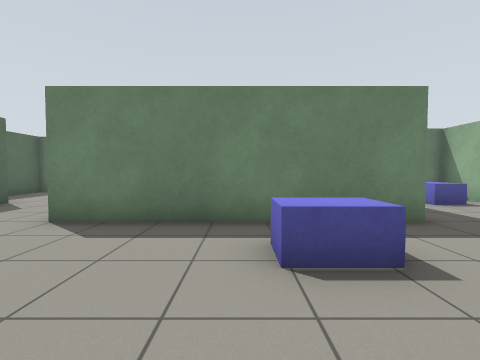
view 1 (above)

16 first-person views from a walk through a Gazebo world. The camera is 0.94 m above the floor, tilts 2° down and sees 90° across. The floor is counted in squares, 1 m on a side. Each view is taken from the middle of a square. On the plan, view 1 faces up. The plan holds only what a view shows up to about 10 squares ahead; the rest is blank.

view 2
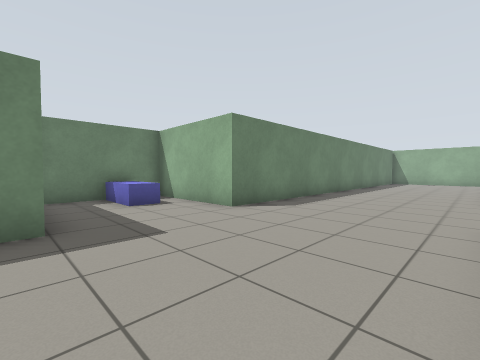

view 3
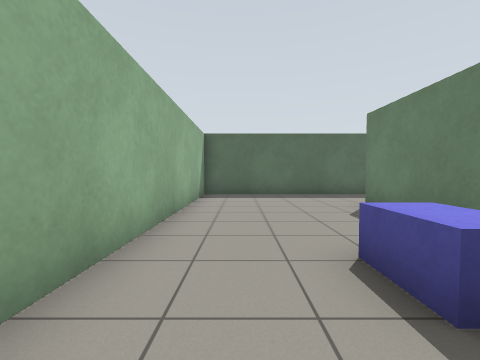

view 4
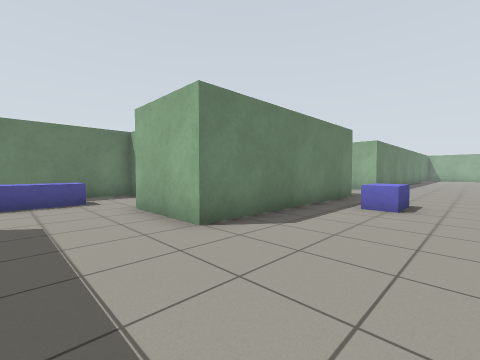

view 5
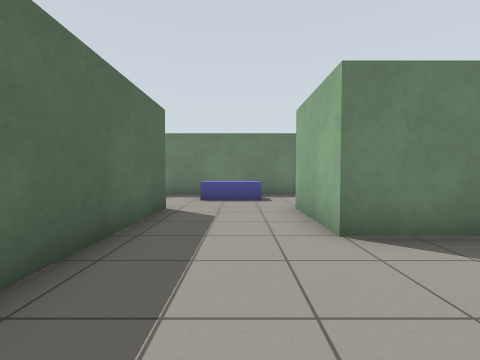

view 6
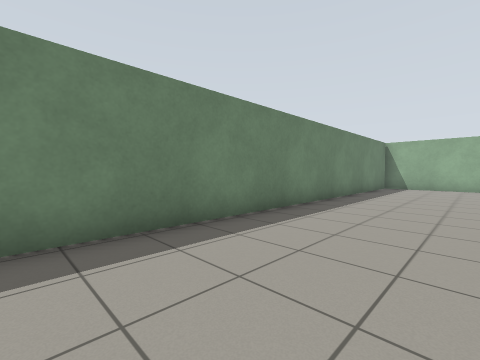

view 7
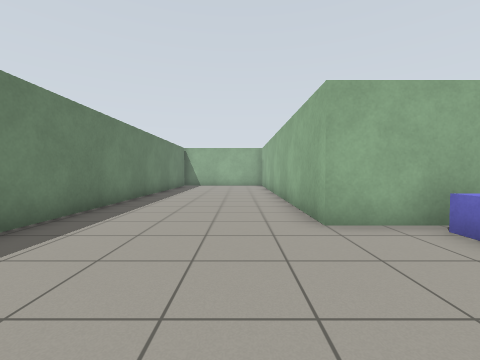

view 8
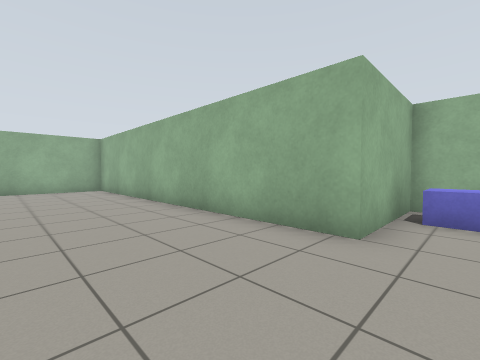

view 9
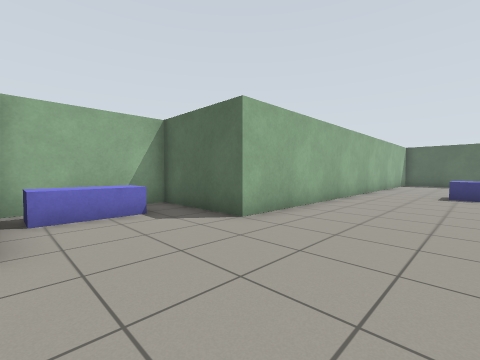

view 10
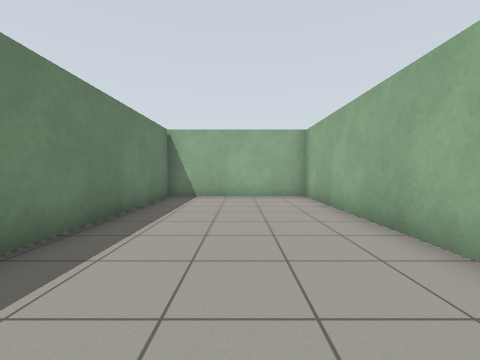

view 11
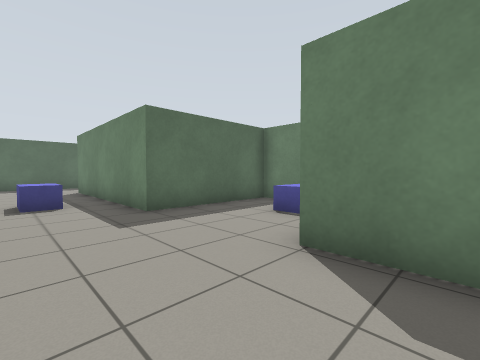

view 12
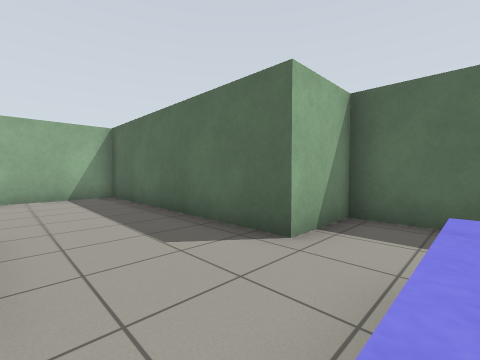

view 13
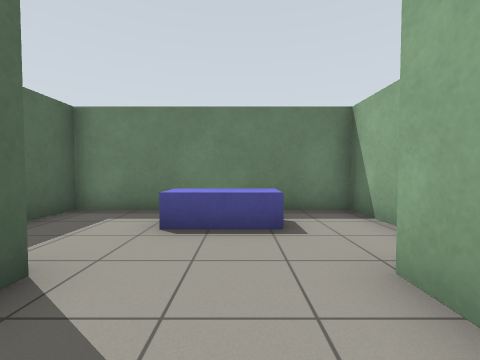

view 14
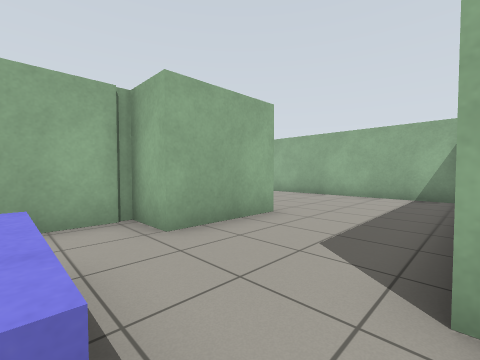

view 15
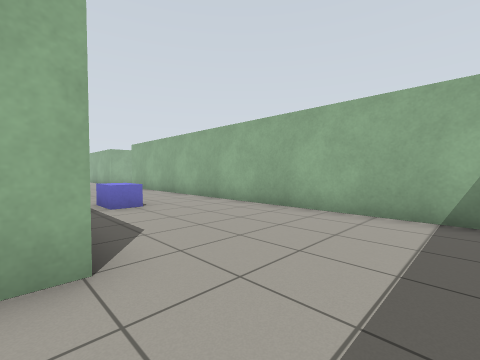

view 16
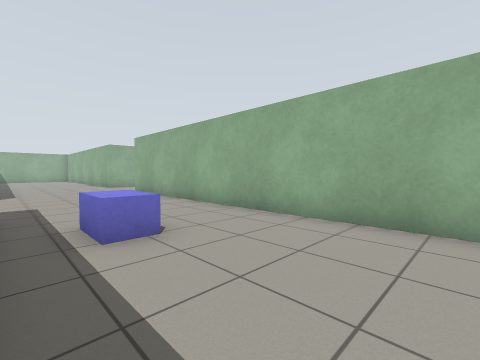

### Floor plan
Points are (right, up) in squares from view 1. A wall is a line through its corners. A room is listed if a view was taken in it or the views show most of it. See-through windows are left out.
Room 1 (views 1, 2, 3, 4, 5, 6, 7, 8, 9, 10, 11, 12, 13, 14, 15, 16)
walls: (7.4, 4.7) (7.4, 8.8) (3.4, 8.8) (3.4, 4.4) (-3.6, 4.4) (-3.6, 7.1) (-2.3, 7.1) (-2.3, 10.8) (-9, 10.8) (-9, 7.1) (-6.9, 7.1) (-6.9, -0.5) (8.4, -0.5) (8.4, -3.8) (12.1, -3.8) (12.1, -0.5) (24, -0.5) (24, 4.7) (7.4, 4.7)
objects: blue box (-6, 9) to (-5, 10); blue box (1, 3); blue box (6, 7) to (6, 8); blue box (10, -3) to (11, -2)

Where each view was taken, in squares from view 1:
view 1: 0 up, 0 right, facing up
view 2: 0 up, 3 right, facing up-right
view 3: 1 up, 3 right, facing left
view 4: 1 up, 6 left, facing up-right
view 5: 1 up, 5 left, facing up
view 6: 1 up, 9 right, facing up-right
view 7: 1 up, 8 right, facing right
view 8: 3 up, 11 right, facing down-right
view 9: 3 up, 12 right, facing down-left
view 10: 2 up, 15 right, facing right
view 11: 2 up, 9 right, facing up-left
view 12: 9 up, 4 left, facing down-left
view 13: 5 up, 5 left, facing up
view 14: 9 up, 7 left, facing down-right
view 15: 5 up, 6 left, facing down-right
view 16: 4 up, 3 left, facing down-right
